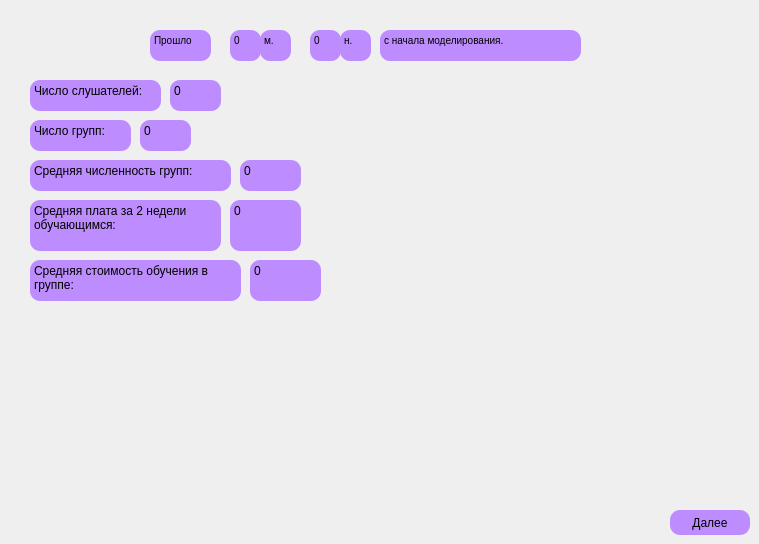
    <widget class="QWidget" name="info">
     <widget class="QPushButton" name="pushButton_2">
      <property name="geometry">
       <rect>
        <x>670</x>
        <y>510</y>
        <width>80</width>
        <height>25</height>
       </rect>
      </property>
      <property name="styleSheet">
       <string notr="true">border-width: 5px;
border-radius: 10px;
border: rgb(150,150, 150);
border-width: 1px;
background-color: rgb(189, 141, 255);
color: rgb(0, 0, 0);</string>
      </property>
      <property name="text">
       <string>Далее</string>
      </property>
     </widget>
     <widget class="QTextBrowser" name="textBrowser_3">
      <property name="geometry">
       <rect>
        <x>150</x>
        <y>30</y>
        <width>61</width>
        <height>31</height>
       </rect>
      </property>
      <property name="styleSheet">
       <string notr="true">border-width: 5px;
border-radius: 10px;
border: rgb(150,150, 150);
border-width: 1px;
background-color: rgb(189, 141, 255);
color: rgb(0, 0, 0);</string>
      </property>
      <property name="html">
       <string>&lt;!DOCTYPE HTML PUBLIC &quot;-//W3C//DTD HTML 4.0//EN&quot; &quot;http://www.w3.org/TR/REC-html40/strict.dtd&quot;&gt;
&lt;html&gt;&lt;head&gt;&lt;meta name=&quot;qrichtext&quot; content=&quot;1&quot; /&gt;&lt;meta charset=&quot;utf-8&quot; /&gt;&lt;style type=&quot;text/css&quot;&gt;
p, li { white-space: pre-wrap; }
hr { height: 1px; border-width: 0; }
li.unchecked::marker { content: &quot;\2610&quot;; }
li.checked::marker { content: &quot;\2612&quot;; }
&lt;/style&gt;&lt;/head&gt;&lt;body style=&quot; font-family:'JetBrains Mono'; font-size:9pt; font-weight:400; font-style:normal;&quot;&gt;
&lt;p style=&quot; margin-top:0px; margin-bottom:0px; margin-left:0px; margin-right:0px; -qt-block-indent:0; text-indent:0px;&quot;&gt;&lt;span style=&quot; font-size:7.8pt;&quot;&gt;Прошло&lt;/span&gt;&lt;/p&gt;&lt;/body&gt;&lt;/html&gt;</string>
      </property>
     </widget>
     <widget class="QTextBrowser" name="textBrowser_4">
      <property name="geometry">
       <rect>
        <x>230</x>
        <y>30</y>
        <width>31</width>
        <height>31</height>
       </rect>
      </property>
      <property name="styleSheet">
       <string notr="true">border-width: 5px;
border-radius: 10px;
border: rgb(150,150, 150);
border-width: 1px;
background-color: rgb(189, 141, 255);
color: rgb(0, 0, 0);</string>
      </property>
      <property name="html">
       <string>&lt;!DOCTYPE HTML PUBLIC &quot;-//W3C//DTD HTML 4.0//EN&quot; &quot;http://www.w3.org/TR/REC-html40/strict.dtd&quot;&gt;
&lt;html&gt;&lt;head&gt;&lt;meta name=&quot;qrichtext&quot; content=&quot;1&quot; /&gt;&lt;meta charset=&quot;utf-8&quot; /&gt;&lt;style type=&quot;text/css&quot;&gt;
p, li { white-space: pre-wrap; }
hr { height: 1px; border-width: 0; }
li.unchecked::marker { content: &quot;\2610&quot;; }
li.checked::marker { content: &quot;\2612&quot;; }
&lt;/style&gt;&lt;/head&gt;&lt;body style=&quot; font-family:'JetBrains Mono'; font-size:9pt; font-weight:400; font-style:normal;&quot;&gt;
&lt;p style=&quot; margin-top:0px; margin-bottom:0px; margin-left:0px; margin-right:0px; -qt-block-indent:0; text-indent:0px;&quot;&gt;&lt;span style=&quot; font-size:7.8pt;&quot;&gt;0&lt;/span&gt;&lt;/p&gt;&lt;/body&gt;&lt;/html&gt;</string>
      </property>
     </widget>
     <widget class="QTextBrowser" name="textBrowser_5">
      <property name="geometry">
       <rect>
        <x>260</x>
        <y>30</y>
        <width>31</width>
        <height>31</height>
       </rect>
      </property>
      <property name="styleSheet">
       <string notr="true">border-width: 5px;
border-radius: 10px;
border: rgb(150,150, 150);
border-width: 1px;
background-color: rgb(189, 141, 255);
color: rgb(0, 0, 0);</string>
      </property>
      <property name="html">
       <string>&lt;!DOCTYPE HTML PUBLIC &quot;-//W3C//DTD HTML 4.0//EN&quot; &quot;http://www.w3.org/TR/REC-html40/strict.dtd&quot;&gt;
&lt;html&gt;&lt;head&gt;&lt;meta name=&quot;qrichtext&quot; content=&quot;1&quot; /&gt;&lt;meta charset=&quot;utf-8&quot; /&gt;&lt;style type=&quot;text/css&quot;&gt;
p, li { white-space: pre-wrap; }
hr { height: 1px; border-width: 0; }
li.unchecked::marker { content: &quot;\2610&quot;; }
li.checked::marker { content: &quot;\2612&quot;; }
&lt;/style&gt;&lt;/head&gt;&lt;body style=&quot; font-family:'JetBrains Mono'; font-size:9pt; font-weight:400; font-style:normal;&quot;&gt;
&lt;p style=&quot; margin-top:0px; margin-bottom:0px; margin-left:0px; margin-right:0px; -qt-block-indent:0; text-indent:0px;&quot;&gt;&lt;span style=&quot; font-size:7.8pt;&quot;&gt;м.&lt;/span&gt;&lt;/p&gt;&lt;/body&gt;&lt;/html&gt;</string>
      </property>
     </widget>
     <widget class="QTextBrowser" name="textBrowser_6">
      <property name="geometry">
       <rect>
        <x>310</x>
        <y>30</y>
        <width>31</width>
        <height>31</height>
       </rect>
      </property>
      <property name="styleSheet">
       <string notr="true">border-width: 5px;
border-radius: 10px;
border: rgb(150,150, 150);
border-width: 1px;
background-color: rgb(189, 141, 255);
color: rgb(0, 0, 0);</string>
      </property>
      <property name="html">
       <string>&lt;!DOCTYPE HTML PUBLIC &quot;-//W3C//DTD HTML 4.0//EN&quot; &quot;http://www.w3.org/TR/REC-html40/strict.dtd&quot;&gt;
&lt;html&gt;&lt;head&gt;&lt;meta name=&quot;qrichtext&quot; content=&quot;1&quot; /&gt;&lt;meta charset=&quot;utf-8&quot; /&gt;&lt;style type=&quot;text/css&quot;&gt;
p, li { white-space: pre-wrap; }
hr { height: 1px; border-width: 0; }
li.unchecked::marker { content: &quot;\2610&quot;; }
li.checked::marker { content: &quot;\2612&quot;; }
&lt;/style&gt;&lt;/head&gt;&lt;body style=&quot; font-family:'JetBrains Mono'; font-size:9pt; font-weight:400; font-style:normal;&quot;&gt;
&lt;p style=&quot; margin-top:0px; margin-bottom:0px; margin-left:0px; margin-right:0px; -qt-block-indent:0; text-indent:0px;&quot;&gt;&lt;span style=&quot; font-size:7.8pt;&quot;&gt;0&lt;/span&gt;&lt;/p&gt;&lt;/body&gt;&lt;/html&gt;</string>
      </property>
     </widget>
     <widget class="QTextBrowser" name="textBrowser_7">
      <property name="geometry">
       <rect>
        <x>340</x>
        <y>30</y>
        <width>31</width>
        <height>31</height>
       </rect>
      </property>
      <property name="styleSheet">
       <string notr="true">border-width: 5px;
border-radius: 10px;
border: rgb(150,150, 150);
border-width: 1px;
background-color: rgb(189, 141, 255);
color: rgb(0, 0, 0);</string>
      </property>
      <property name="html">
       <string>&lt;!DOCTYPE HTML PUBLIC &quot;-//W3C//DTD HTML 4.0//EN&quot; &quot;http://www.w3.org/TR/REC-html40/strict.dtd&quot;&gt;
&lt;html&gt;&lt;head&gt;&lt;meta name=&quot;qrichtext&quot; content=&quot;1&quot; /&gt;&lt;meta charset=&quot;utf-8&quot; /&gt;&lt;style type=&quot;text/css&quot;&gt;
p, li { white-space: pre-wrap; }
hr { height: 1px; border-width: 0; }
li.unchecked::marker { content: &quot;\2610&quot;; }
li.checked::marker { content: &quot;\2612&quot;; }
&lt;/style&gt;&lt;/head&gt;&lt;body style=&quot; font-family:'JetBrains Mono'; font-size:9pt; font-weight:400; font-style:normal;&quot;&gt;
&lt;p style=&quot; margin-top:0px; margin-bottom:0px; margin-left:0px; margin-right:0px; -qt-block-indent:0; text-indent:0px;&quot;&gt;&lt;span style=&quot; font-size:7.8pt;&quot;&gt;н.&lt;/span&gt;&lt;/p&gt;&lt;/body&gt;&lt;/html&gt;</string>
      </property>
     </widget>
     <widget class="QTextBrowser" name="textBrowser_8">
      <property name="geometry">
       <rect>
        <x>380</x>
        <y>30</y>
        <width>201</width>
        <height>31</height>
       </rect>
      </property>
      <property name="styleSheet">
       <string notr="true">border-width: 5px;
border-radius: 10px;
border: rgb(150,150, 150);
border-width: 1px;
background-color: rgb(189, 141, 255);
color: rgb(0, 0, 0);</string>
      </property>
      <property name="html">
       <string>&lt;!DOCTYPE HTML PUBLIC &quot;-//W3C//DTD HTML 4.0//EN&quot; &quot;http://www.w3.org/TR/REC-html40/strict.dtd&quot;&gt;
&lt;html&gt;&lt;head&gt;&lt;meta name=&quot;qrichtext&quot; content=&quot;1&quot; /&gt;&lt;meta charset=&quot;utf-8&quot; /&gt;&lt;style type=&quot;text/css&quot;&gt;
p, li { white-space: pre-wrap; }
hr { height: 1px; border-width: 0; }
li.unchecked::marker { content: &quot;\2610&quot;; }
li.checked::marker { content: &quot;\2612&quot;; }
&lt;/style&gt;&lt;/head&gt;&lt;body style=&quot; font-family:'JetBrains Mono'; font-size:9pt; font-weight:400; font-style:normal;&quot;&gt;
&lt;p style=&quot; margin-top:0px; margin-bottom:0px; margin-left:0px; margin-right:0px; -qt-block-indent:0; text-indent:0px;&quot;&gt;&lt;span style=&quot; font-size:7.8pt;&quot;&gt;с начала моделирования.&lt;/span&gt;&lt;/p&gt;&lt;/body&gt;&lt;/html&gt;</string>
      </property>
     </widget>
     <widget class="QTextBrowser" name="textBrowser_42">
      <property name="geometry">
       <rect>
        <x>30</x>
        <y>80</y>
        <width>131</width>
        <height>31</height>
       </rect>
      </property>
      <property name="styleSheet">
       <string notr="true">border-width: 5px;
border-radius: 10px;
border: rgb(150,150, 150);
border-width: 1px;
background-color: rgb(189, 141, 255);
color: rgb(0, 0, 0);</string>
      </property>
      <property name="html">
       <string>&lt;!DOCTYPE HTML PUBLIC &quot;-//W3C//DTD HTML 4.0//EN&quot; &quot;http://www.w3.org/TR/REC-html40/strict.dtd&quot;&gt;
&lt;html&gt;&lt;head&gt;&lt;meta name=&quot;qrichtext&quot; content=&quot;1&quot; /&gt;&lt;meta charset=&quot;utf-8&quot; /&gt;&lt;style type=&quot;text/css&quot;&gt;
p, li { white-space: pre-wrap; }
hr { height: 1px; border-width: 0; }
li.unchecked::marker { content: &quot;\2610&quot;; }
li.checked::marker { content: &quot;\2612&quot;; }
&lt;/style&gt;&lt;/head&gt;&lt;body style=&quot; font-family:'JetBrains Mono'; font-size:9pt; font-weight:400; font-style:normal;&quot;&gt;
&lt;p style=&quot; margin-top:0px; margin-bottom:0px; margin-left:0px; margin-right:0px; -qt-block-indent:0; text-indent:0px;&quot;&gt;Число слушателей:&lt;/p&gt;&lt;/body&gt;&lt;/html&gt;</string>
      </property>
     </widget>
     <widget class="QTextBrowser" name="textBrowser_43">
      <property name="geometry">
       <rect>
        <x>170</x>
        <y>80</y>
        <width>51</width>
        <height>31</height>
       </rect>
      </property>
      <property name="styleSheet">
       <string notr="true">border-width: 5px;
border-radius: 10px;
border: rgb(150,150, 150);
border-width: 1px;
background-color: rgb(189, 141, 255);
color: rgb(0, 0, 0);</string>
      </property>
      <property name="html">
       <string>&lt;!DOCTYPE HTML PUBLIC &quot;-//W3C//DTD HTML 4.0//EN&quot; &quot;http://www.w3.org/TR/REC-html40/strict.dtd&quot;&gt;
&lt;html&gt;&lt;head&gt;&lt;meta name=&quot;qrichtext&quot; content=&quot;1&quot; /&gt;&lt;meta charset=&quot;utf-8&quot; /&gt;&lt;style type=&quot;text/css&quot;&gt;
p, li { white-space: pre-wrap; }
hr { height: 1px; border-width: 0; }
li.unchecked::marker { content: &quot;\2610&quot;; }
li.checked::marker { content: &quot;\2612&quot;; }
&lt;/style&gt;&lt;/head&gt;&lt;body style=&quot; font-family:'Segoe UI'; font-size:9pt; font-weight:400; font-style:normal;&quot;&gt;
&lt;p style=&quot; margin-top:0px; margin-bottom:0px; margin-left:0px; margin-right:0px; -qt-block-indent:0; text-indent:0px;&quot;&gt;0&lt;/p&gt;&lt;/body&gt;&lt;/html&gt;</string>
      </property>
     </widget>
     <widget class="QTextBrowser" name="textBrowser_44">
      <property name="geometry">
       <rect>
        <x>30</x>
        <y>120</y>
        <width>101</width>
        <height>31</height>
       </rect>
      </property>
      <property name="styleSheet">
       <string notr="true">border-width: 5px;
border-radius: 10px;
border: rgb(150,150, 150);
border-width: 1px;
background-color: rgb(189, 141, 255);
color: rgb(0, 0, 0);</string>
      </property>
      <property name="html">
       <string>&lt;!DOCTYPE HTML PUBLIC &quot;-//W3C//DTD HTML 4.0//EN&quot; &quot;http://www.w3.org/TR/REC-html40/strict.dtd&quot;&gt;
&lt;html&gt;&lt;head&gt;&lt;meta name=&quot;qrichtext&quot; content=&quot;1&quot; /&gt;&lt;meta charset=&quot;utf-8&quot; /&gt;&lt;style type=&quot;text/css&quot;&gt;
p, li { white-space: pre-wrap; }
hr { height: 1px; border-width: 0; }
li.unchecked::marker { content: &quot;\2610&quot;; }
li.checked::marker { content: &quot;\2612&quot;; }
&lt;/style&gt;&lt;/head&gt;&lt;body style=&quot; font-family:'Segoe UI'; font-size:9pt; font-weight:400; font-style:normal;&quot;&gt;
&lt;p style=&quot; margin-top:0px; margin-bottom:0px; margin-left:0px; margin-right:0px; -qt-block-indent:0; text-indent:0px;&quot;&gt;&lt;span style=&quot; font-family:'JetBrains Mono';&quot;&gt;Число групп:&lt;/span&gt;&lt;/p&gt;&lt;/body&gt;&lt;/html&gt;</string>
      </property>
     </widget>
     <widget class="QTextBrowser" name="textBrowser_45">
      <property name="geometry">
       <rect>
        <x>140</x>
        <y>120</y>
        <width>51</width>
        <height>31</height>
       </rect>
      </property>
      <property name="styleSheet">
       <string notr="true">border-width: 5px;
border-radius: 10px;
border: rgb(150,150, 150);
border-width: 1px;
background-color: rgb(189, 141, 255);
color: rgb(0, 0, 0);</string>
      </property>
      <property name="html">
       <string>&lt;!DOCTYPE HTML PUBLIC &quot;-//W3C//DTD HTML 4.0//EN&quot; &quot;http://www.w3.org/TR/REC-html40/strict.dtd&quot;&gt;
&lt;html&gt;&lt;head&gt;&lt;meta name=&quot;qrichtext&quot; content=&quot;1&quot; /&gt;&lt;meta charset=&quot;utf-8&quot; /&gt;&lt;style type=&quot;text/css&quot;&gt;
p, li { white-space: pre-wrap; }
hr { height: 1px; border-width: 0; }
li.unchecked::marker { content: &quot;\2610&quot;; }
li.checked::marker { content: &quot;\2612&quot;; }
&lt;/style&gt;&lt;/head&gt;&lt;body style=&quot; font-family:'Segoe UI'; font-size:9pt; font-weight:400; font-style:normal;&quot;&gt;
&lt;p style=&quot; margin-top:0px; margin-bottom:0px; margin-left:0px; margin-right:0px; -qt-block-indent:0; text-indent:0px;&quot;&gt;0&lt;/p&gt;&lt;/body&gt;&lt;/html&gt;</string>
      </property>
     </widget>
     <widget class="QTextBrowser" name="textBrowser_46">
      <property name="geometry">
       <rect>
        <x>30</x>
        <y>160</y>
        <width>201</width>
        <height>31</height>
       </rect>
      </property>
      <property name="styleSheet">
       <string notr="true">border-width: 5px;
border-radius: 10px;
border: rgb(150,150, 150);
border-width: 1px;
background-color: rgb(189, 141, 255);
color: rgb(0, 0, 0);</string>
      </property>
      <property name="html">
       <string>&lt;!DOCTYPE HTML PUBLIC &quot;-//W3C//DTD HTML 4.0//EN&quot; &quot;http://www.w3.org/TR/REC-html40/strict.dtd&quot;&gt;
&lt;html&gt;&lt;head&gt;&lt;meta name=&quot;qrichtext&quot; content=&quot;1&quot; /&gt;&lt;meta charset=&quot;utf-8&quot; /&gt;&lt;style type=&quot;text/css&quot;&gt;
p, li { white-space: pre-wrap; }
hr { height: 1px; border-width: 0; }
li.unchecked::marker { content: &quot;\2610&quot;; }
li.checked::marker { content: &quot;\2612&quot;; }
&lt;/style&gt;&lt;/head&gt;&lt;body style=&quot; font-family:'Segoe UI'; font-size:9pt; font-weight:400; font-style:normal;&quot;&gt;
&lt;p style=&quot; margin-top:0px; margin-bottom:0px; margin-left:0px; margin-right:0px; -qt-block-indent:0; text-indent:0px;&quot;&gt;&lt;span style=&quot; font-family:'JetBrains Mono';&quot;&gt;Средняя численность групп:&lt;/span&gt;&lt;/p&gt;&lt;/body&gt;&lt;/html&gt;</string>
      </property>
     </widget>
     <widget class="QTextBrowser" name="textBrowser_47">
      <property name="geometry">
       <rect>
        <x>240</x>
        <y>160</y>
        <width>61</width>
        <height>31</height>
       </rect>
      </property>
      <property name="styleSheet">
       <string notr="true">border-width: 5px;
border-radius: 10px;
border: rgb(150,150, 150);
border-width: 1px;
background-color: rgb(189, 141, 255);
color: rgb(0, 0, 0);</string>
      </property>
      <property name="html">
       <string>&lt;!DOCTYPE HTML PUBLIC &quot;-//W3C//DTD HTML 4.0//EN&quot; &quot;http://www.w3.org/TR/REC-html40/strict.dtd&quot;&gt;
&lt;html&gt;&lt;head&gt;&lt;meta name=&quot;qrichtext&quot; content=&quot;1&quot; /&gt;&lt;meta charset=&quot;utf-8&quot; /&gt;&lt;style type=&quot;text/css&quot;&gt;
p, li { white-space: pre-wrap; }
hr { height: 1px; border-width: 0; }
li.unchecked::marker { content: &quot;\2610&quot;; }
li.checked::marker { content: &quot;\2612&quot;; }
&lt;/style&gt;&lt;/head&gt;&lt;body style=&quot; font-family:'Segoe UI'; font-size:9pt; font-weight:400; font-style:normal;&quot;&gt;
&lt;p style=&quot; margin-top:0px; margin-bottom:0px; margin-left:0px; margin-right:0px; -qt-block-indent:0; text-indent:0px;&quot;&gt;0&lt;/p&gt;&lt;/body&gt;&lt;/html&gt;</string>
      </property>
     </widget>
     <widget class="QTextBrowser" name="textBrowser_48">
      <property name="geometry">
       <rect>
        <x>30</x>
        <y>200</y>
        <width>191</width>
        <height>51</height>
       </rect>
      </property>
      <property name="styleSheet">
       <string notr="true">border-width: 5px;
border-radius: 10px;
border: rgb(150,150, 150);
border-width: 1px;
background-color: rgb(189, 141, 255);
color: rgb(0, 0, 0);</string>
      </property>
      <property name="html">
       <string>&lt;!DOCTYPE HTML PUBLIC &quot;-//W3C//DTD HTML 4.0//EN&quot; &quot;http://www.w3.org/TR/REC-html40/strict.dtd&quot;&gt;
&lt;html&gt;&lt;head&gt;&lt;meta name=&quot;qrichtext&quot; content=&quot;1&quot; /&gt;&lt;meta charset=&quot;utf-8&quot; /&gt;&lt;style type=&quot;text/css&quot;&gt;
p, li { white-space: pre-wrap; }
hr { height: 1px; border-width: 0; }
li.unchecked::marker { content: &quot;\2610&quot;; }
li.checked::marker { content: &quot;\2612&quot;; }
&lt;/style&gt;&lt;/head&gt;&lt;body style=&quot; font-family:'Segoe UI'; font-size:9pt; font-weight:400; font-style:normal;&quot;&gt;
&lt;p style=&quot; margin-top:0px; margin-bottom:0px; margin-left:0px; margin-right:0px; -qt-block-indent:0; text-indent:0px;&quot;&gt;&lt;span style=&quot; font-family:'JetBrains Mono';&quot;&gt;Средняя плата за 2 недели обучающимся:&lt;/span&gt;&lt;/p&gt;&lt;/body&gt;&lt;/html&gt;</string>
      </property>
     </widget>
     <widget class="QTextBrowser" name="textBrowser_49">
      <property name="geometry">
       <rect>
        <x>230</x>
        <y>200</y>
        <width>71</width>
        <height>51</height>
       </rect>
      </property>
      <property name="styleSheet">
       <string notr="true">border-width: 5px;
border-radius: 10px;
border: rgb(150,150, 150);
border-width: 1px;
background-color: rgb(189, 141, 255);
color: rgb(0, 0, 0);</string>
      </property>
      <property name="html">
       <string>&lt;!DOCTYPE HTML PUBLIC &quot;-//W3C//DTD HTML 4.0//EN&quot; &quot;http://www.w3.org/TR/REC-html40/strict.dtd&quot;&gt;
&lt;html&gt;&lt;head&gt;&lt;meta name=&quot;qrichtext&quot; content=&quot;1&quot; /&gt;&lt;meta charset=&quot;utf-8&quot; /&gt;&lt;style type=&quot;text/css&quot;&gt;
p, li { white-space: pre-wrap; }
hr { height: 1px; border-width: 0; }
li.unchecked::marker { content: &quot;\2610&quot;; }
li.checked::marker { content: &quot;\2612&quot;; }
&lt;/style&gt;&lt;/head&gt;&lt;body style=&quot; font-family:'Segoe UI'; font-size:9pt; font-weight:400; font-style:normal;&quot;&gt;
&lt;p style=&quot; margin-top:0px; margin-bottom:0px; margin-left:0px; margin-right:0px; -qt-block-indent:0; text-indent:0px;&quot;&gt;0&lt;/p&gt;&lt;/body&gt;&lt;/html&gt;</string>
      </property>
     </widget>
     <widget class="QTextBrowser" name="textBrowser_50">
      <property name="geometry">
       <rect>
        <x>30</x>
        <y>260</y>
        <width>211</width>
        <height>41</height>
       </rect>
      </property>
      <property name="styleSheet">
       <string notr="true">border-width: 5px;
border-radius: 10px;
border: rgb(150,150, 150);
border-width: 1px;
background-color: rgb(189, 141, 255);
color: rgb(0, 0, 0);</string>
      </property>
      <property name="html">
       <string>&lt;!DOCTYPE HTML PUBLIC &quot;-//W3C//DTD HTML 4.0//EN&quot; &quot;http://www.w3.org/TR/REC-html40/strict.dtd&quot;&gt;
&lt;html&gt;&lt;head&gt;&lt;meta name=&quot;qrichtext&quot; content=&quot;1&quot; /&gt;&lt;meta charset=&quot;utf-8&quot; /&gt;&lt;style type=&quot;text/css&quot;&gt;
p, li { white-space: pre-wrap; }
hr { height: 1px; border-width: 0; }
li.unchecked::marker { content: &quot;\2610&quot;; }
li.checked::marker { content: &quot;\2612&quot;; }
&lt;/style&gt;&lt;/head&gt;&lt;body style=&quot; font-family:'Segoe UI'; font-size:9pt; font-weight:400; font-style:normal;&quot;&gt;
&lt;p style=&quot; margin-top:0px; margin-bottom:0px; margin-left:0px; margin-right:0px; -qt-block-indent:0; text-indent:0px;&quot;&gt;&lt;span style=&quot; font-family:'JetBrains Mono';&quot;&gt;Средняя стоимость обучения в группе:&lt;/span&gt;&lt;/p&gt;&lt;/body&gt;&lt;/html&gt;</string>
      </property>
     </widget>
     <widget class="QTextBrowser" name="textBrowser_51">
      <property name="geometry">
       <rect>
        <x>250</x>
        <y>260</y>
        <width>71</width>
        <height>41</height>
       </rect>
      </property>
      <property name="styleSheet">
       <string notr="true">border-width: 5px;
border-radius: 10px;
border: rgb(150,150, 150);
border-width: 1px;
background-color: rgb(189, 141, 255);
color: rgb(0, 0, 0);</string>
      </property>
      <property name="html">
       <string>&lt;!DOCTYPE HTML PUBLIC &quot;-//W3C//DTD HTML 4.0//EN&quot; &quot;http://www.w3.org/TR/REC-html40/strict.dtd&quot;&gt;
&lt;html&gt;&lt;head&gt;&lt;meta name=&quot;qrichtext&quot; content=&quot;1&quot; /&gt;&lt;meta charset=&quot;utf-8&quot; /&gt;&lt;style type=&quot;text/css&quot;&gt;
p, li { white-space: pre-wrap; }
hr { height: 1px; border-width: 0; }
li.unchecked::marker { content: &quot;\2610&quot;; }
li.checked::marker { content: &quot;\2612&quot;; }
&lt;/style&gt;&lt;/head&gt;&lt;body style=&quot; font-family:'Segoe UI'; font-size:9pt; font-weight:400; font-style:normal;&quot;&gt;
&lt;p style=&quot; margin-top:0px; margin-bottom:0px; margin-left:0px; margin-right:0px; -qt-block-indent:0; text-indent:0px;&quot;&gt;0&lt;/p&gt;&lt;/body&gt;&lt;/html&gt;</string>
      </property>
     </widget>
    </widget>
